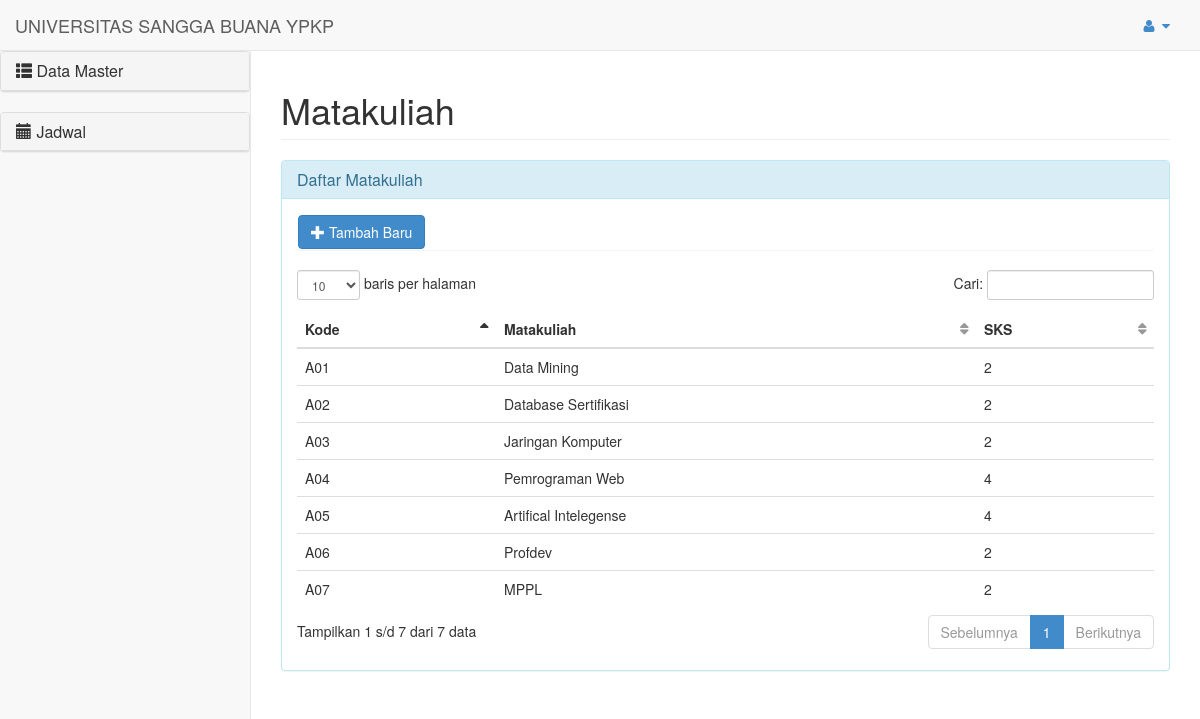
Screenshot of /index.php/pengaturan/matakuliah with the database file from the repository.
### tables this page shows
CREATE TABLE `usb_matkul` (
  `kd_matkul` varchar(6) NOT NULL,
  `nm_matkul` varchar(30) NOT NULL,
  `sks` int(11) NOT NULL,
  PRIMARY KEY (`kd_matkul`)
);

### application/views/belakang/template.php (called while the page is built, shortened)
<?php
$this->load->view('belakang/header');
$this->load->view('belakang/sidebar');

### application/controllers/pengaturan.php (called while the page is built, shortened)
<?php if ( ! defined('BASEPATH')) exit('No direct script access allowed');
class Pengaturan extends CI_Controller {
	public function matakuliah()
	{
		$data['records']=$this->mmatakuliah->getAllMatkul();
		$data['title']="Matakuliah";
		$data['maincontent']="belakang/form/matakuliah";
		$this->load->view('belakang/template', $data);
	}
}

### index.php (called while the page is built, shortened)
<?php
require_once BASEPATH.'core/CodeIgniter.php';

### application/models/mmatakuliah.php (called while the page is built, shortened)
<?php if ( ! defined('BASEPATH')) exit('No direct script access allowed');
class Mmatakuliah extends CI_Model {
	function getAllMatkul()
	{
		$query=$this->db->get('usb_matkul');
		if($query->num_rows()>0){
			foreach ($query->result() as $row) {
				$xxx[]=$row;
			}
			return $xxx;
		}
	}
}

### application/views/belakang/form/matakuliah.php (the view, shortened to what this page needs)
<div class="row">
    <div class="col-lg-12">
        <div class="panel panel-info">
            <div class="panel-heading">
            <h3 class="panel-title">Daftar Matakuliah</h3>
        </div>
        <div class="panel-body">
            <div class="panel">
                <button id="btambahMatkul" type="button" class="btn btn-primary" data-toggle="modal" data-target="#formBaruMatkul"><i class="glyphicon glyphicon-plus"></i> Tambah Baru</button>
            </div>
            <div class="table-responsive">
                <table class="table table-hover display" id="gMatkul" cellspacing="0" width="100%">
                    <thead>
                        <tr>
                            <th>Kode</th>
                            <th>Matakuliah</th>
                            <th>SKS</th>
                        </tr>
                    </thead>
                    <tbody>
                        <?php foreach ($records as $row): ?>
                        <tr>
                            <td><?php echo $row->kd_matkul; ?></td>
                            <td><?php echo $row->nm_matkul; ?></td>
                            <td><?php echo $row->sks; ?></td>
                        </tr>
                        <?php endforeach; ?>
                    </tbody>
                </table>
            </div>
        </div>
    </div>
    </div>
</div>

### assets/css/sb-admin.css (style rules this page uses)
body { padding-top: 100px; background-color: #f8f8f8; }
@media (min-width:768px) { body { padding-top: 50px; } }
table.dataTable thead .sorting, table.dataTable thead .sorting_asc, table.dataTable thead .sorting_desc, table.dataTable thead .sorting_asc_disabled, table.dataTable thead .sorting_desc_disabled { background: transparent; }
table.dataTable thead .sorting_asc:after { content: "\f0de"; float: right; font-family: fontawesome; }
table.dataTable thead .sorting:after { content: "\f0dc"; float: right; font-family: fontawesome; color: rgba(50,50,50,.5); }

### rows the page displays
usb_matkul: kd_matkul "A01", nm_matkul "Data Mining", sks "2"
usb_matkul: kd_matkul "A02", nm_matkul "Database Sertifikasi", sks "2"
usb_matkul: kd_matkul "A03", nm_matkul "Jaringan Komputer", sks "2"
usb_matkul: kd_matkul "A04", nm_matkul "Pemrograman Web", sks "4"
usb_matkul: kd_matkul "A05", nm_matkul "Artifical Intelegense", sks "4"
usb_matkul: kd_matkul "A06", nm_matkul "Profdev", sks "2"
usb_matkul: kd_matkul "A07", nm_matkul "MPPL", sks "2"

### other values shown
$title "Matakuliah"
